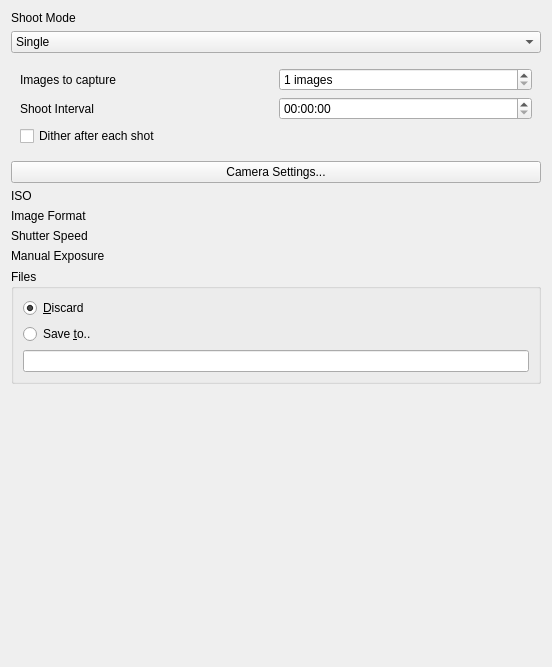
<?xml version="1.0" encoding="UTF-8"?>
<ui version="4.0">
 <class>CameraSetup</class>
 <widget class="QWidget" name="CameraSetup">
  <property name="geometry">
   <rect>
    <x>0</x>
    <y>0</y>
    <width>552</width>
    <height>667</height>
   </rect>
  </property>
  <property name="windowTitle">
   <string>Form</string>
  </property>
  <layout class="QGridLayout" name="gridLayout">
   <item row="9" column="0">
    <widget class="QLabel" name="label_6">
     <property name="text">
      <string>Image Format</string>
     </property>
    </widget>
   </item>
   <item row="10" column="1">
    <widget class="QLabel" name="shutterSpeedLabel">
     <property name="text">
      <string/>
     </property>
    </widget>
   </item>
   <item row="11" column="1">
    <widget class="QLabel" name="manualExposureLabel">
     <property name="text">
      <string/>
     </property>
    </widget>
   </item>
   <item row="12" column="0" colspan="2">
    <widget class="QGroupBox" name="groupBox">
     <property name="title">
      <string>Files</string>
     </property>
     <layout class="QGridLayout" name="gridLayout_5">
      <item row="0" column="0">
       <widget class="QRadioButton" name="outputDiscard">
        <property name="text">
         <string>&amp;Discard</string>
        </property>
        <property name="checked">
         <bool>true</bool>
        </property>
       </widget>
      </item>
      <item row="1" column="0">
       <widget class="QRadioButton" name="outputSave">
        <property name="text">
         <string>Save &amp;to..</string>
        </property>
       </widget>
      </item>
      <item row="3" column="0">
       <widget class="QLineEdit" name="outputDir">
        <property name="enabled">
         <bool>true</bool>
        </property>
       </widget>
      </item>
     </layout>
    </widget>
   </item>
   <item row="8" column="0">
    <widget class="QLabel" name="label_4">
     <property name="text">
      <string>ISO</string>
     </property>
    </widget>
   </item>
   <item row="9" column="1">
    <widget class="QLabel" name="imageFormatLabel">
     <property name="text">
      <string/>
     </property>
    </widget>
   </item>
   <item row="1" column="0" colspan="2">
    <widget class="QComboBox" name="shoot_mode">
     <item>
      <property name="text">
       <string>Single</string>
      </property>
     </item>
     <item>
      <property name="text">
       <string>Continuous</string>
      </property>
     </item>
     <item>
      <property name="text">
       <string>Sequence</string>
      </property>
     </item>
    </widget>
   </item>
   <item row="0" column="0">
    <widget class="QLabel" name="label">
     <property name="text">
      <string>Shoot Mode</string>
     </property>
    </widget>
   </item>
   <item row="13" column="0">
    <spacer name="verticalSpacer_3">
     <property name="orientation">
      <enum>Qt::Vertical</enum>
     </property>
     <property name="sizeHint" stdset="0">
      <size>
       <width>20</width>
       <height>239</height>
      </size>
     </property>
    </spacer>
   </item>
   <item row="11" column="0">
    <widget class="QLabel" name="label_10">
     <property name="text">
      <string>Manual Exposure</string>
     </property>
    </widget>
   </item>
   <item row="10" column="0">
    <widget class="QLabel" name="label_5">
     <property name="text">
      <string>Shutter Speed</string>
     </property>
    </widget>
   </item>
   <item row="6" column="0" colspan="2">
    <widget class="QPushButton" name="imageSettings">
     <property name="text">
      <string>Camera Settings...</string>
     </property>
    </widget>
   </item>
   <item row="8" column="1">
    <widget class="QLabel" name="isoLabel">
     <property name="text">
      <string/>
     </property>
    </widget>
   </item>
   <item row="5" column="0" colspan="2">
    <widget class="QWidget" name="repeated_shots_settings" native="true">
     <layout class="QGridLayout" name="gridLayout_2">
      <item row="0" column="0">
       <widget class="QLabel" name="label_3">
        <property name="text">
         <string>Images to capture</string>
        </property>
       </widget>
      </item>
      <item row="0" column="1">
       <widget class="QSpinBox" name="images_count">
        <property name="specialValueText">
         <string/>
        </property>
        <property name="suffix">
         <string> images</string>
        </property>
        <property name="minimum">
         <number>1</number>
        </property>
        <property name="maximum">
         <number>999</number>
        </property>
       </widget>
      </item>
      <item row="1" column="0">
       <widget class="QLabel" name="label_2">
        <property name="text">
         <string>Shoot Interval</string>
        </property>
       </widget>
      </item>
      <item row="1" column="1">
       <widget class="QTimeEdit" name="shoot_interval">
        <property name="enabled">
         <bool>true</bool>
        </property>
        <property name="currentSection">
         <enum>QDateTimeEdit::HourSection</enum>
        </property>
        <property name="displayFormat">
         <string>HH:mm:ss</string>
        </property>
       </widget>
      </item>
      <item row="2" column="0" colspan="2">
       <widget class="QCheckBox" name="ditherAfterShot">
        <property name="enabled">
         <bool>true</bool>
        </property>
        <property name="text">
         <string>Dither after each shot</string>
        </property>
       </widget>
      </item>
     </layout>
    </widget>
   </item>
  </layout>
  <zorder>label_4</zorder>
  <zorder>shutterSpeedLabel</zorder>
  <zorder>label</zorder>
  <zorder>isoLabel</zorder>
  <zorder>imageFormatLabel</zorder>
  <zorder>imageSettings</zorder>
  <zorder>label_5</zorder>
  <zorder>label_6</zorder>
  <zorder>manualExposureLabel</zorder>
  <zorder>verticalSpacer_3</zorder>
  <zorder>label_10</zorder>
  <zorder>shoot_mode</zorder>
  <zorder>groupBox</zorder>
  <zorder>repeated_shots_settings</zorder>
 </widget>
 <resources/>
 <connections/>
</ui>
